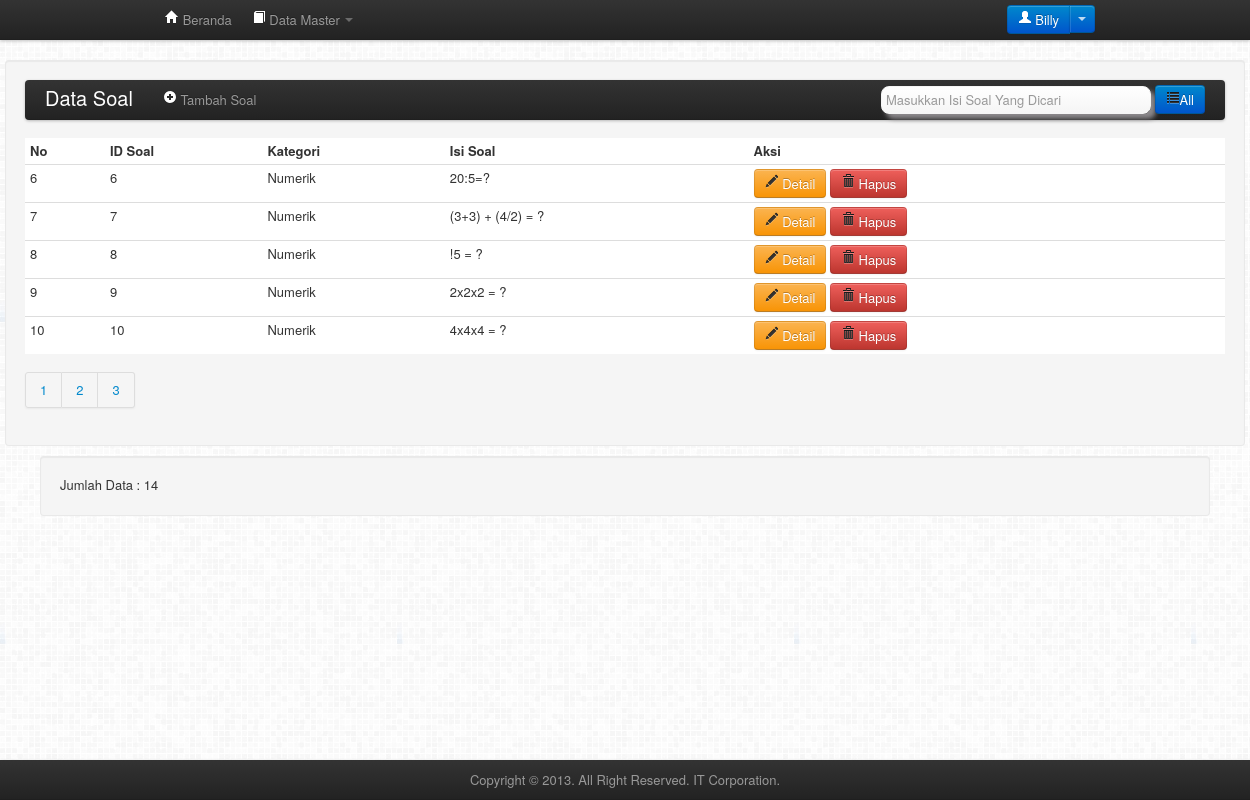
Screenshot of /admin/MenuUtama.php?master=soal&halaman=2 (signed in) with the database file from the repository.
### tables this page shows
CREATE TABLE `soal` (
  `id_soal` int(11) NOT NULL auto_increment,
  `id_kategori` int(11) default NULL,
  `isi_soal` text NOT NULL,
  PRIMARY KEY  (`id_soal`)
);

CREATE TABLE `kategori` (
  `id_kategori` int(11) NOT NULL auto_increment,
  `nama_kategori` varchar(30) NOT NULL,
  `waktu` int(11) NOT NULL,
  `jumlah_soal` int(11) NOT NULL,
  PRIMARY KEY  (`id_kategori`)
);

### admin/soal/index.php (the view, shortened to what this page needs)
<div class="well" style="width: 1200px; margin:10px auto;">
    <div class="navbar">
        <div class="navbar-inner">
            <div class="container">
                <a class="brand" href="#">Data Soal</a>
                <div class="nav-collapse">
                    <ul class="nav">
                        <li>
                            <a href="form_tambah.php" class="small-box" onclick="tambah(); return false;">
                                <i class="icon-plus-sign icon-white"></i> Tambah Soal
                            </a>
                        </li>
                    </ul>
                </div>
                <form name="user_form_search" action="" method="post" class="form-search">
                    <div class="navbar-form pull-right">
                        <input type="text" class="span3" name="username" placeholder="Masukkan Isi Soal Yang Dicari"/>
                        <a href='' class="btn btn-primary" ><i class='icon-list'></i>All</a>
                    </div>
                </form>
            </div>
        </div>
    </div>
    <table class="table table-hover table-condensed">
        <thead>
            <tr>
                <th>No</th>
                <th>ID Soal</th>
                <th>Kategori</th>
                <th>Isi Soal</th>
                <th>Aksi</th>
            </tr>
        </thead>
        <tbody>
<?php
$batas=5;
$halaman=$_GET['halaman'];
$posisi=null;
if(empty($halaman)){
$posisi=0;
$halaman=1;
}else{
$posisi=($halaman-1)* $batas;
}
$query="select soal.*,kategori.nama_kategori from soal, kategori
where soal.id_kategori=kategori.id_kategori ORDER BY id_soal LIMIT $posisi,$batas";
$query_page="SELECT isi_soal FROM soal";
$result=mysql_query($query) or die(mysql_error());
$no=0;
while($rows=mysql_fetch_array($result)){
$no+=1;
?>
            <tr>
                <td><?php echo ($no+$posisi); ?></td>
		<td><?php echo $rows['id_soal']; ?></td>
                <td><?php echo $rows['nama_kategori']; ?></td>
                <td id="<?php echo 'isi_soal'.$rows['id_soal'];?>"><?php echo $rows['isi_soal']; ?></td>
		<td align="center">
                    <a href="from_update.php?id_admin=<?php echo $rows['id_admin']; ?>" class="btn btn-warning"
                       onclick="return ubahData(<?php echo "'{$rows['id_soal']}','{$rows['nama_kategori']}'"; ?>);">
                        <i class="icon-pencil"></i> Detail
                    </a>
                    <a href="delete.php?id_admin=<?php echo $rows['id_admin']; ?>"
                       onclick="return deleteData(<?php echo $rows['id_soal']; ?>);" class="btn btn-danger">
                        <i class="icon-trash"></i> Hapus
                    </a>
                </td>
            </tr>
<?php
}
?>
        </tbody>
    </table>
<?php
$result_page = mysql_query($query_page);
$jmldata = mysql_num_rows($result_page);
$jmlhalaman = ceil($jmldata / $batas);
echo "<div class='pagination'><ul>";
for($i=1;$i<=$jmlhalaman;$i++)
    echo "<li> <a href='$_SERVER[PHP_SELF]?master=soal&halaman=$i'>$i</a></li>";
echo "</div></ul>";
?>
</div>
<div class="container">
	<div class="well">
	<?php
	echo "Jumlah Data : $jmldata";
	?>
	</div>
</div>

### admin/inc/tampilan/head_menu_utama.php (style rules this page uses)
body { background-image: url('../bootstrap/img/grey.png'); }

### rows the page displays
soal: posisi "6", id_soal "6", id_kategori.nama_kategori "Numerik", isi_soal "20:5=?"
soal: posisi "7", id_soal "7", id_kategori.nama_kategori "Numerik", isi_soal "(3+3) + (4/2) = ?"
soal: posisi "8", id_soal "8", id_kategori.nama_kategori "Numerik", isi_soal "!5 = ?"
soal: posisi "9", id_soal "9", id_kategori.nama_kategori "Numerik", isi_soal "2x2x2 = ?"
soal: posisi "10", id_soal "10", id_kategori.nama_kategori "Numerik", isi_soal "4x4x4 = ?"

### other values shown
$_SESSION['username'] "Billy"
$jmldata "14"
